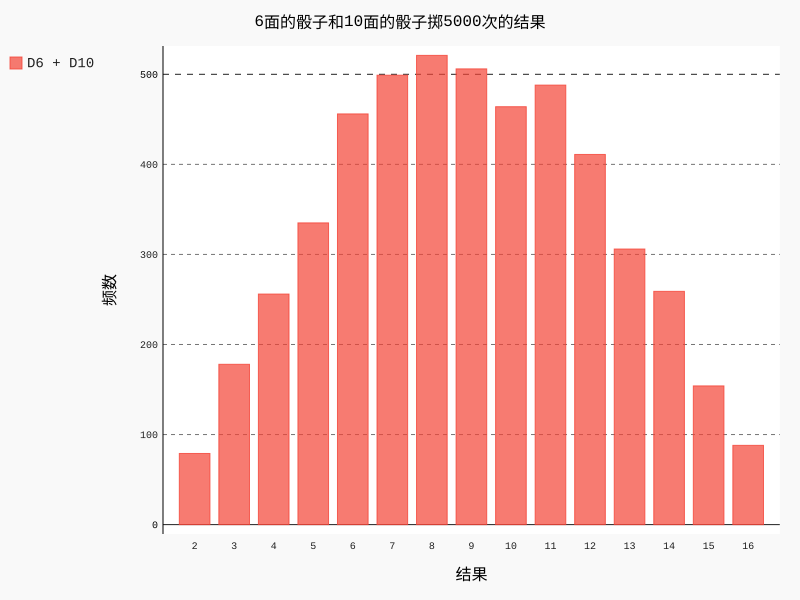

Here is the Python script that generated this plot:
import pygal

from die import Die

# 创建一个D6
die_1 = Die()
die_2 = Die(10)


# 掷几次骰子，并将结果储存在一个列表中
results = []
for roll_num in range(5000):
    result = die_1.roll() + die_2.roll()
    results.append(result)

# 分析结果
frequencies = []
max_result = die_1.num_sides + die_2.num_sides
for value in range(2, max_result+1):
    frequency = results.count(value)
    frequencies.append(frequency)

# 对结果进行可视化
hist = pygal.Bar()

hist.title = "6面的骰子和10面的骰子掷5000次的结果"
# hist.title = "Result of rolling one D6 1000 times."
hist.x_labels = [str(pro) for pro in range(2, max_result+1)]
hist.x_title = "结果"
# hist.x_title = "result"
hist.y_title = "频数"
# hist.y_title = "Frequency of Result"

hist.add('D6 + D10', frequencies)
hist.render_to_file('die_visual.svg')
